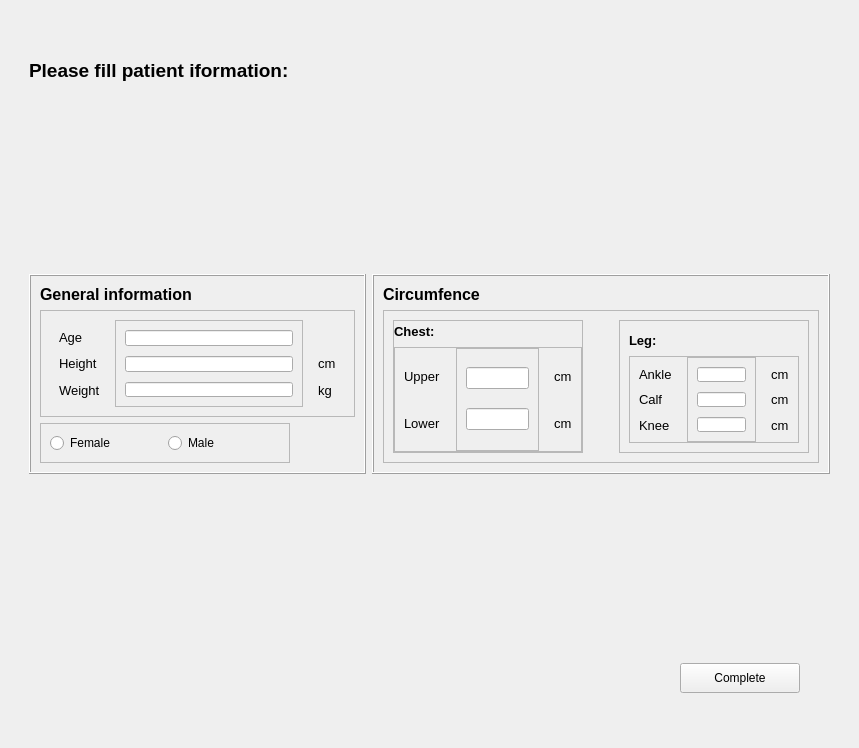
<?xml version="1.0" encoding="UTF-8"?>
<ui version="4.0">
 <class>Measure</class>
 <widget class="QWidget" name="Measure">
  <property name="geometry">
   <rect>
    <x>0</x>
    <y>0</y>
    <width>859</width>
    <height>748</height>
   </rect>
  </property>
  <property name="windowTitle">
   <string>Form</string>
  </property>
  <layout class="QVBoxLayout" name="verticalLayout_6">
   <item>
    <widget class="QStackedWidget" name="stackedWidget">
     <property name="currentIndex">
      <number>1</number>
     </property>
     <widget class="QWidget" name="page">
      <layout class="QGridLayout" name="gridLayout">
       <item row="0" column="0">
        <widget class="QPushButton" name="btn_start_new_measurment">
         <property name="minimumSize">
          <size>
           <width>180</width>
           <height>100</height>
          </size>
         </property>
         <property name="maximumSize">
          <size>
           <width>180</width>
           <height>100</height>
          </size>
         </property>
         <property name="font">
          <font>
           <pointsize>11</pointsize>
          </font>
         </property>
         <property name="text">
          <string>Start new measurment</string>
         </property>
        </widget>
       </item>
      </layout>
     </widget>
     <widget class="QWidget" name="page_2">
      <layout class="QVBoxLayout" name="verticalLayout_16">
       <item>
        <widget class="QWidget" name="widget_3" native="true">
         <property name="minimumSize">
          <size>
           <width>0</width>
           <height>100</height>
          </size>
         </property>
         <property name="maximumSize">
          <size>
           <width>16777215</width>
           <height>100</height>
          </size>
         </property>
         <layout class="QHBoxLayout" name="horizontalLayout_6">
          <item>
           <widget class="QLabel" name="label_2">
            <property name="font">
             <font>
              <pointsize>14</pointsize>
              <weight>75</weight>
              <bold>true</bold>
             </font>
            </property>
            <property name="text">
             <string>Please fill patient iformation:</string>
            </property>
           </widget>
          </item>
          <item>
           <spacer name="horizontalSpacer_5">
            <property name="orientation">
             <enum>Qt::Horizontal</enum>
            </property>
            <property name="sizeHint" stdset="0">
             <size>
              <width>322</width>
              <height>20</height>
             </size>
            </property>
           </spacer>
          </item>
         </layout>
        </widget>
       </item>
       <item>
        <widget class="QWidget" name="widget_4" native="true">
         <layout class="QHBoxLayout" name="horizontalLayout_9">
          <item>
           <widget class="QFrame" name="frame">
            <property name="minimumSize">
             <size>
              <width>0</width>
              <height>200</height>
             </size>
            </property>
            <property name="maximumSize">
             <size>
              <width>16777215</width>
              <height>200</height>
             </size>
            </property>
            <property name="frameShape">
             <enum>QFrame::Box</enum>
            </property>
            <property name="frameShadow">
             <enum>QFrame::Raised</enum>
            </property>
            <layout class="QVBoxLayout" name="verticalLayout_5">
             <item>
              <widget class="QLabel" name="label">
               <property name="font">
                <font>
                 <pointsize>12</pointsize>
                 <weight>75</weight>
                 <bold>true</bold>
                </font>
               </property>
               <property name="text">
                <string>General information</string>
               </property>
              </widget>
             </item>
             <item>
              <widget class="QFrame" name="frame_2">
               <property name="minimumSize">
                <size>
                 <width>0</width>
                 <height>0</height>
                </size>
               </property>
               <property name="maximumSize">
                <size>
                 <width>16777215</width>
                 <height>16777215</height>
                </size>
               </property>
               <property name="frameShape">
                <enum>QFrame::StyledPanel</enum>
               </property>
               <property name="frameShadow">
                <enum>QFrame::Raised</enum>
               </property>
               <layout class="QHBoxLayout" name="horizontalLayout_3">
                <item>
                 <widget class="QFrame" name="frame_5">
                  <layout class="QVBoxLayout" name="verticalLayout_2">
                   <property name="spacing">
                    <number>10</number>
                   </property>
                   <item>
                    <widget class="QLabel" name="label_4">
                     <property name="font">
                      <font>
                       <pointsize>10</pointsize>
                       <weight>50</weight>
                       <bold>false</bold>
                      </font>
                     </property>
                     <property name="text">
                      <string>Age</string>
                     </property>
                    </widget>
                   </item>
                   <item>
                    <widget class="QLabel" name="label_6">
                     <property name="font">
                      <font>
                       <pointsize>10</pointsize>
                       <weight>50</weight>
                       <bold>false</bold>
                      </font>
                     </property>
                     <property name="text">
                      <string>Height</string>
                     </property>
                    </widget>
                   </item>
                   <item>
                    <widget class="QLabel" name="label_7">
                     <property name="font">
                      <font>
                       <pointsize>10</pointsize>
                       <weight>50</weight>
                       <bold>false</bold>
                      </font>
                     </property>
                     <property name="text">
                      <string>Weight</string>
                     </property>
                    </widget>
                   </item>
                  </layout>
                 </widget>
                </item>
                <item>
                 <widget class="QFrame" name="frame_3">
                  <property name="frameShape">
                   <enum>QFrame::StyledPanel</enum>
                  </property>
                  <property name="frameShadow">
                   <enum>QFrame::Raised</enum>
                  </property>
                  <layout class="QVBoxLayout" name="verticalLayout_3">
                   <property name="spacing">
                    <number>10</number>
                   </property>
                   <item>
                    <widget class="QLineEdit" name="input_age"/>
                   </item>
                   <item>
                    <widget class="QLineEdit" name="input_height"/>
                   </item>
                   <item>
                    <widget class="QLineEdit" name="input_weight"/>
                   </item>
                  </layout>
                 </widget>
                </item>
                <item>
                 <widget class="QWidget" name="widget_6" native="true">
                  <layout class="QVBoxLayout" name="verticalLayout_4">
                   <property name="spacing">
                    <number>10</number>
                   </property>
                   <item>
                    <widget class="QLabel" name="label_8">
                     <property name="font">
                      <font>
                       <pointsize>10</pointsize>
                      </font>
                     </property>
                     <property name="text">
                      <string/>
                     </property>
                    </widget>
                   </item>
                   <item>
                    <widget class="QLabel" name="label_9">
                     <property name="font">
                      <font>
                       <pointsize>10</pointsize>
                      </font>
                     </property>
                     <property name="text">
                      <string>cm</string>
                     </property>
                    </widget>
                   </item>
                   <item>
                    <widget class="QLabel" name="label_10">
                     <property name="font">
                      <font>
                       <pointsize>10</pointsize>
                      </font>
                     </property>
                     <property name="text">
                      <string>kg</string>
                     </property>
                    </widget>
                   </item>
                  </layout>
                 </widget>
                </item>
               </layout>
              </widget>
             </item>
             <item>
              <widget class="QFrame" name="frame_4">
               <property name="minimumSize">
                <size>
                 <width>250</width>
                 <height>0</height>
                </size>
               </property>
               <property name="maximumSize">
                <size>
                 <width>250</width>
                 <height>16777215</height>
                </size>
               </property>
               <property name="frameShape">
                <enum>QFrame::StyledPanel</enum>
               </property>
               <property name="frameShadow">
                <enum>QFrame::Raised</enum>
               </property>
               <layout class="QHBoxLayout" name="horizontalLayout_5">
                <item>
                 <widget class="QRadioButton" name="btn_female">
                  <property name="text">
                   <string>Female</string>
                  </property>
                 </widget>
                </item>
                <item>
                 <widget class="QRadioButton" name="btn_male">
                  <property name="text">
                   <string>Male</string>
                  </property>
                 </widget>
                </item>
               </layout>
              </widget>
             </item>
            </layout>
           </widget>
          </item>
          <item>
           <widget class="QFrame" name="frame_14">
            <property name="minimumSize">
             <size>
              <width>0</width>
              <height>200</height>
             </size>
            </property>
            <property name="maximumSize">
             <size>
              <width>16777215</width>
              <height>200</height>
             </size>
            </property>
            <property name="frameShape">
             <enum>QFrame::Box</enum>
            </property>
            <property name="frameShadow">
             <enum>QFrame::Raised</enum>
            </property>
            <layout class="QVBoxLayout" name="verticalLayout_15">
             <item>
              <widget class="QLabel" name="label_19">
               <property name="font">
                <font>
                 <pointsize>12</pointsize>
                 <weight>75</weight>
                 <bold>true</bold>
                </font>
               </property>
               <property name="text">
                <string>Circumfence</string>
               </property>
              </widget>
             </item>
             <item>
              <widget class="QFrame" name="frame_15">
               <property name="frameShape">
                <enum>QFrame::StyledPanel</enum>
               </property>
               <property name="frameShadow">
                <enum>QFrame::Raised</enum>
               </property>
               <layout class="QHBoxLayout" name="horizontalLayout_8">
                <item>
                 <widget class="QFrame" name="frame_10">
                  <property name="minimumSize">
                   <size>
                    <width>190</width>
                    <height>0</height>
                   </size>
                  </property>
                  <property name="maximumSize">
                   <size>
                    <width>190</width>
                    <height>16777215</height>
                   </size>
                  </property>
                  <property name="frameShape">
                   <enum>QFrame::StyledPanel</enum>
                  </property>
                  <property name="frameShadow">
                   <enum>QFrame::Raised</enum>
                  </property>
                  <layout class="QVBoxLayout" name="verticalLayout_8">
                   <property name="leftMargin">
                    <number>0</number>
                   </property>
                   <property name="topMargin">
                    <number>0</number>
                   </property>
                   <property name="rightMargin">
                    <number>0</number>
                   </property>
                   <property name="bottomMargin">
                    <number>0</number>
                   </property>
                   <item>
                    <widget class="QLabel" name="label_16">
                     <property name="minimumSize">
                      <size>
                       <width>0</width>
                       <height>20</height>
                      </size>
                     </property>
                     <property name="maximumSize">
                      <size>
                       <width>16777215</width>
                       <height>20</height>
                      </size>
                     </property>
                     <property name="font">
                      <font>
                       <pointsize>10</pointsize>
                       <weight>75</weight>
                       <bold>true</bold>
                      </font>
                     </property>
                     <property name="text">
                      <string>Chest:</string>
                     </property>
                    </widget>
                   </item>
                   <item>
                    <widget class="QFrame" name="frame_11">
                     <property name="minimumSize">
                      <size>
                       <width>0</width>
                       <height>0</height>
                      </size>
                     </property>
                     <property name="maximumSize">
                      <size>
                       <width>16777215</width>
                       <height>16777215</height>
                      </size>
                     </property>
                     <property name="frameShape">
                      <enum>QFrame::StyledPanel</enum>
                     </property>
                     <property name="frameShadow">
                      <enum>QFrame::Raised</enum>
                     </property>
                     <layout class="QHBoxLayout" name="horizontalLayout_7">
                      <property name="leftMargin">
                       <number>0</number>
                      </property>
                      <property name="topMargin">
                       <number>0</number>
                      </property>
                      <property name="rightMargin">
                       <number>0</number>
                      </property>
                      <property name="bottomMargin">
                       <number>0</number>
                      </property>
                      <item>
                       <widget class="QFrame" name="frame_12">
                        <layout class="QVBoxLayout" name="verticalLayout_12">
                         <property name="spacing">
                          <number>10</number>
                         </property>
                         <item>
                          <widget class="QLabel" name="label_17">
                           <property name="font">
                            <font>
                             <pointsize>10</pointsize>
                             <weight>50</weight>
                             <bold>false</bold>
                            </font>
                           </property>
                           <property name="text">
                            <string>Upper</string>
                           </property>
                          </widget>
                         </item>
                         <item>
                          <widget class="QLabel" name="label_18">
                           <property name="font">
                            <font>
                             <pointsize>10</pointsize>
                             <weight>50</weight>
                             <bold>false</bold>
                            </font>
                           </property>
                           <property name="text">
                            <string>Lower</string>
                           </property>
                          </widget>
                         </item>
                        </layout>
                       </widget>
                      </item>
                      <item>
                       <widget class="QFrame" name="frame_13">
                        <property name="frameShape">
                         <enum>QFrame::StyledPanel</enum>
                        </property>
                        <property name="frameShadow">
                         <enum>QFrame::Raised</enum>
                        </property>
                        <layout class="QVBoxLayout" name="verticalLayout_13">
                         <property name="spacing">
                          <number>10</number>
                         </property>
                         <item>
                          <widget class="QLineEdit" name="input_chest_upper"/>
                         </item>
                         <item>
                          <widget class="QLineEdit" name="input_chest_lower"/>
                         </item>
                        </layout>
                       </widget>
                      </item>
                      <item>
                       <widget class="QWidget" name="widget_8" native="true">
                        <layout class="QVBoxLayout" name="verticalLayout_14">
                         <property name="spacing">
                          <number>10</number>
                         </property>
                         <item>
                          <widget class="QLabel" name="label_20">
                           <property name="font">
                            <font>
                             <pointsize>10</pointsize>
                            </font>
                           </property>
                           <property name="text">
                            <string>cm</string>
                           </property>
                          </widget>
                         </item>
                         <item>
                          <widget class="QLabel" name="label_21">
                           <property name="font">
                            <font>
                             <pointsize>10</pointsize>
                            </font>
                           </property>
                           <property name="text">
                            <string>cm</string>
                           </property>
                          </widget>
                         </item>
                        </layout>
                       </widget>
                      </item>
                     </layout>
                    </widget>
                   </item>
                  </layout>
                 </widget>
                </item>
                <item>
                 <spacer name="horizontalSpacer_4">
                  <property name="orientation">
                   <enum>Qt::Horizontal</enum>
                  </property>
                  <property name="sizeType">
                   <enum>QSizePolicy::Fixed</enum>
                  </property>
                  <property name="sizeHint" stdset="0">
                   <size>
                    <width>30</width>
                    <height>20</height>
                   </size>
                  </property>
                 </spacer>
                </item>
                <item>
                 <widget class="QFrame" name="frame_6">
                  <property name="minimumSize">
                   <size>
                    <width>190</width>
                    <height>0</height>
                   </size>
                  </property>
                  <property name="maximumSize">
                   <size>
                    <width>190</width>
                    <height>16777215</height>
                   </size>
                  </property>
                  <property name="frameShape">
                   <enum>QFrame::StyledPanel</enum>
                  </property>
                  <property name="frameShadow">
                   <enum>QFrame::Raised</enum>
                  </property>
                  <layout class="QVBoxLayout" name="verticalLayout_7">
                   <item>
                    <widget class="QLabel" name="label_3">
                     <property name="minimumSize">
                      <size>
                       <width>0</width>
                       <height>20</height>
                      </size>
                     </property>
                     <property name="maximumSize">
                      <size>
                       <width>16777215</width>
                       <height>20</height>
                      </size>
                     </property>
                     <property name="font">
                      <font>
                       <pointsize>10</pointsize>
                       <weight>75</weight>
                       <bold>true</bold>
                      </font>
                     </property>
                     <property name="text">
                      <string>Leg:</string>
                     </property>
                    </widget>
                   </item>
                   <item>
                    <widget class="QFrame" name="frame_7">
                     <property name="minimumSize">
                      <size>
                       <width>0</width>
                       <height>0</height>
                      </size>
                     </property>
                     <property name="maximumSize">
                      <size>
                       <width>16777215</width>
                       <height>16777215</height>
                      </size>
                     </property>
                     <property name="frameShape">
                      <enum>QFrame::StyledPanel</enum>
                     </property>
                     <property name="frameShadow">
                      <enum>QFrame::Raised</enum>
                     </property>
                     <layout class="QHBoxLayout" name="horizontalLayout_4">
                      <property name="leftMargin">
                       <number>0</number>
                      </property>
                      <property name="topMargin">
                       <number>0</number>
                      </property>
                      <property name="rightMargin">
                       <number>0</number>
                      </property>
                      <property name="bottomMargin">
                       <number>0</number>
                      </property>
                      <item>
                       <widget class="QFrame" name="frame_8">
                        <layout class="QVBoxLayout" name="verticalLayout_9">
                         <property name="spacing">
                          <number>10</number>
                         </property>
                         <item>
                          <widget class="QLabel" name="label_5">
                           <property name="font">
                            <font>
                             <pointsize>10</pointsize>
                             <weight>50</weight>
                             <bold>false</bold>
                            </font>
                           </property>
                           <property name="text">
                            <string>Ankle</string>
                           </property>
                          </widget>
                         </item>
                         <item>
                          <widget class="QLabel" name="label_11">
                           <property name="font">
                            <font>
                             <pointsize>10</pointsize>
                             <weight>50</weight>
                             <bold>false</bold>
                            </font>
                           </property>
                           <property name="text">
                            <string>Calf</string>
                           </property>
                          </widget>
                         </item>
                         <item>
                          <widget class="QLabel" name="label_12">
                           <property name="font">
                            <font>
                             <pointsize>10</pointsize>
                             <weight>50</weight>
                             <bold>false</bold>
                            </font>
                           </property>
                           <property name="text">
                            <string>Knee</string>
                           </property>
                          </widget>
                         </item>
                        </layout>
                       </widget>
                      </item>
                      <item>
                       <widget class="QFrame" name="frame_9">
                        <property name="frameShape">
                         <enum>QFrame::StyledPanel</enum>
                        </property>
                        <property name="frameShadow">
                         <enum>QFrame::Raised</enum>
                        </property>
                        <layout class="QVBoxLayout" name="verticalLayout_10">
                         <property name="spacing">
                          <number>10</number>
                         </property>
                         <item>
                          <widget class="QLineEdit" name="input_leg_ankle"/>
                         </item>
                         <item>
                          <widget class="QLineEdit" name="input_leg_calf"/>
                         </item>
                         <item>
                          <widget class="QLineEdit" name="input_leg_knee"/>
                         </item>
                        </layout>
                       </widget>
                      </item>
                      <item>
                       <widget class="QWidget" name="widget_7" native="true">
                        <layout class="QVBoxLayout" name="verticalLayout_11">
                         <property name="spacing">
                          <number>10</number>
                         </property>
                         <item>
                          <widget class="QLabel" name="label_13">
                           <property name="font">
                            <font>
                             <pointsize>10</pointsize>
                            </font>
                           </property>
                           <property name="text">
                            <string>cm</string>
                           </property>
                          </widget>
                         </item>
                         <item>
                          <widget class="QLabel" name="label_14">
                           <property name="font">
                            <font>
                             <pointsize>10</pointsize>
                            </font>
                           </property>
                           <property name="text">
                            <string>cm</string>
                           </property>
                          </widget>
                         </item>
                         <item>
                          <widget class="QLabel" name="label_15">
                           <property name="font">
                            <font>
                             <pointsize>10</pointsize>
                            </font>
                           </property>
                           <property name="text">
                            <string>cm</string>
                           </property>
                          </widget>
                         </item>
                        </layout>
                       </widget>
                      </item>
                     </layout>
                    </widget>
                   </item>
                  </layout>
                 </widget>
                </item>
               </layout>
              </widget>
             </item>
            </layout>
           </widget>
          </item>
         </layout>
        </widget>
       </item>
       <item>
        <widget class="QWidget" name="widget_5" native="true">
         <property name="minimumSize">
          <size>
           <width>0</width>
           <height>100</height>
          </size>
         </property>
         <property name="maximumSize">
          <size>
           <width>16777215</width>
           <height>100</height>
          </size>
         </property>
         <layout class="QHBoxLayout" name="horizontalLayout_2">
          <item>
           <spacer name="horizontalSpacer_2">
            <property name="orientation">
             <enum>Qt::Horizontal</enum>
            </property>
            <property name="sizeHint" stdset="0">
             <size>
              <width>637</width>
              <height>20</height>
             </size>
            </property>
           </spacer>
          </item>
          <item>
           <widget class="QPushButton" name="btn_complete">
            <property name="sizePolicy">
             <sizepolicy hsizetype="Minimum" vsizetype="Fixed">
              <horstretch>0</horstretch>
              <verstretch>0</verstretch>
             </sizepolicy>
            </property>
            <property name="minimumSize">
             <size>
              <width>120</width>
              <height>30</height>
             </size>
            </property>
            <property name="maximumSize">
             <size>
              <width>120</width>
              <height>30</height>
             </size>
            </property>
            <property name="text">
             <string>Complete</string>
            </property>
           </widget>
          </item>
          <item>
           <spacer name="horizontalSpacer_3">
            <property name="orientation">
             <enum>Qt::Horizontal</enum>
            </property>
            <property name="sizeType">
             <enum>QSizePolicy::Fixed</enum>
            </property>
            <property name="sizeHint" stdset="0">
             <size>
              <width>30</width>
              <height>20</height>
             </size>
            </property>
           </spacer>
          </item>
         </layout>
        </widget>
       </item>
      </layout>
     </widget>
     <widget class="QWidget" name="page_3">
      <layout class="QVBoxLayout" name="verticalLayout">
       <item>
        <widget class="QWidget" name="widget" native="true">
         <property name="minimumSize">
          <size>
           <width>0</width>
           <height>100</height>
          </size>
         </property>
         <property name="maximumSize">
          <size>
           <width>16777215</width>
           <height>100</height>
          </size>
         </property>
         <layout class="QHBoxLayout" name="horizontalLayout">
          <item>
           <widget class="QPushButton" name="btn_start">
            <property name="text">
             <string>Start</string>
            </property>
           </widget>
          </item>
          <item>
           <spacer name="horizontalSpacer">
            <property name="orientation">
             <enum>Qt::Horizontal</enum>
            </property>
            <property name="sizeHint" stdset="0">
             <size>
              <width>433</width>
              <height>20</height>
             </size>
            </property>
           </spacer>
          </item>
          <item>
           <widget class="QPushButton" name="btn_stop">
            <property name="text">
             <string>Stop</string>
            </property>
           </widget>
          </item>
         </layout>
        </widget>
       </item>
       <item>
        <widget class="QWidget" name="widget_2" native="true"/>
       </item>
      </layout>
     </widget>
    </widget>
   </item>
  </layout>
 </widget>
 <resources/>
 <connections/>
</ui>
